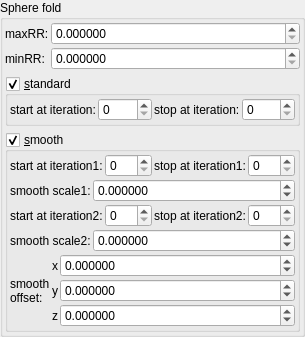
    <widget class="QGroupBox" name="groupBox_2">
     <property name="title">
      <string>Sphere fold</string>
     </property>
     <layout class="QVBoxLayout" name="verticalLayout_6">
      <property name="leftMargin">
       <number>2</number>
      </property>
      <property name="topMargin">
       <number>2</number>
      </property>
      <property name="rightMargin">
       <number>2</number>
      </property>
      <property name="bottomMargin">
       <number>2</number>
      </property>
      <item>
       <layout class="QGridLayout" name="gridLayout_36" columnstretch="0,1">
        <property name="spacing">
         <number>2</number>
        </property>
        <item row="0" column="1">
         <widget class="MyDoubleSpinBox" name="spinbox_transf_maxR2_1">
          <property name="sizePolicy">
           <sizepolicy hsizetype="Minimum" vsizetype="Maximum">
            <horstretch>0</horstretch>
            <verstretch>0</verstretch>
           </sizepolicy>
          </property>
          <property name="prefix">
           <string/>
          </property>
          <property name="suffix">
           <string/>
          </property>
          <property name="decimals">
           <number>6</number>
          </property>
          <property name="minimum">
           <double>0.000000000000000</double>
          </property>
          <property name="maximum">
           <double>99.989999999999995</double>
          </property>
          <property name="singleStep">
           <double>0.100000000000000</double>
          </property>
         </widget>
        </item>
        <item row="1" column="1">
         <widget class="MyDoubleSpinBox" name="spinbox_transf_minR2_p25">
          <property name="sizePolicy">
           <sizepolicy hsizetype="Minimum" vsizetype="Maximum">
            <horstretch>0</horstretch>
            <verstretch>0</verstretch>
           </sizepolicy>
          </property>
          <property name="prefix">
           <string/>
          </property>
          <property name="suffix">
           <string/>
          </property>
          <property name="decimals">
           <number>6</number>
          </property>
          <property name="minimum">
           <double>0.000000000000000</double>
          </property>
          <property name="maximum">
           <double>99.989999999999995</double>
          </property>
          <property name="singleStep">
           <double>0.100000000000000</double>
          </property>
         </widget>
        </item>
        <item row="1" column="0">
         <widget class="QLabel" name="label_32">
          <property name="text">
           <string>minRR:</string>
          </property>
         </widget>
        </item>
        <item row="0" column="0">
         <widget class="QLabel" name="label_25">
          <property name="text">
           <string>maxRR:</string>
          </property>
         </widget>
        </item>
       </layout>
      </item>
      <item>
       <widget class="MyGroupBox" name="groupCheck_transf_function_enabledCx_false">
        <property name="toolTip">
         <string>&lt;html&gt;&lt;head/&gt;&lt;body&gt;&lt;p&gt;Cpixel is CVector3 c = ( c.x, c.y, c.z). It is each original point (pixel) in 3D space where the iteration starts from, ( c = original z for each point .) It is commonly found in formula structures z = f(z) + c.&lt;/p&gt;&lt;p&gt;The Cpixel multiplier effectively scales this point &amp;quot;c&amp;quot;.&lt;/p&gt;&lt;p&gt;This transform allows the swapping of the order of the &amp;quot;CVector3 c&amp;quot; components before being multiplied by &amp;quot;CVector3 z&amp;quot; components.&lt;/p&gt;&lt;/body&gt;&lt;/html&gt;</string>
        </property>
        <property name="title">
         <string>&amp;standard</string>
        </property>
        <property name="checkable">
         <bool>true</bool>
        </property>
        <layout class="QVBoxLayout" name="verticalLayout_51">
         <property name="spacing">
          <number>2</number>
         </property>
         <property name="leftMargin">
          <number>2</number>
         </property>
         <property name="topMargin">
          <number>2</number>
         </property>
         <property name="rightMargin">
          <number>2</number>
         </property>
         <property name="bottomMargin">
          <number>2</number>
         </property>
         <item>
          <layout class="QGridLayout" name="gridLayout_78">
           <property name="spacing">
            <number>2</number>
           </property>
           <item row="3" column="0">
            <widget class="QLabel" name="label_70">
             <property name="text">
              <string>start at iteration:</string>
             </property>
            </widget>
           </item>
           <item row="3" column="1">
            <widget class="MySpinBox" name="spinboxInt_transf_start_iterations_S">
             <property name="sizePolicy">
              <sizepolicy hsizetype="Minimum" vsizetype="Maximum">
               <horstretch>0</horstretch>
               <verstretch>0</verstretch>
              </sizepolicy>
             </property>
             <property name="minimum">
              <number>0</number>
             </property>
             <property name="maximum">
              <number>999</number>
             </property>
             <property name="value">
              <number>0</number>
             </property>
            </widget>
           </item>
           <item row="3" column="2">
            <widget class="QLabel" name="label_50">
             <property name="text">
              <string>stop at iteration:</string>
             </property>
            </widget>
           </item>
           <item row="3" column="3">
            <widget class="MySpinBox" name="spinboxInt_transf_stop_iterations_S">
             <property name="sizePolicy">
              <sizepolicy hsizetype="Preferred" vsizetype="Maximum">
               <horstretch>0</horstretch>
               <verstretch>0</verstretch>
              </sizepolicy>
             </property>
             <property name="maximum">
              <number>999</number>
             </property>
            </widget>
           </item>
          </layout>
         </item>
        </layout>
       </widget>
      </item>
      <item>
       <widget class="MyGroupBox" name="groupCheck_transf_function_enabledCy">
        <property name="toolTip">
         <string>&lt;html&gt;&lt;head/&gt;&lt;body&gt;&lt;p&gt;Cpixel is CVector3 c = ( c.x, c.y, c.z). It is each original point (pixel) in 3D space where the iteration starts from, ( c = original z for each point .) It is commonly found in formula structures z = f(z) + c.&lt;/p&gt;&lt;p&gt;The Cpixel multiplier effectively scales this point &amp;quot;c&amp;quot;.&lt;/p&gt;&lt;p&gt;This transform allows the swapping of the order of the &amp;quot;CVector3 c&amp;quot; components before being multiplied by &amp;quot;CVector3 z&amp;quot; components.&lt;/p&gt;&lt;/body&gt;&lt;/html&gt;</string>
        </property>
        <property name="title">
         <string>&amp;smooth</string>
        </property>
        <property name="checkable">
         <bool>true</bool>
        </property>
        <layout class="QVBoxLayout" name="verticalLayout_52">
         <property name="spacing">
          <number>2</number>
         </property>
         <property name="leftMargin">
          <number>2</number>
         </property>
         <property name="topMargin">
          <number>2</number>
         </property>
         <property name="rightMargin">
          <number>2</number>
         </property>
         <property name="bottomMargin">
          <number>2</number>
         </property>
         <item>
          <layout class="QGridLayout" name="gridLayout_80">
           <property name="spacing">
            <number>2</number>
           </property>
           <item row="3" column="0">
            <widget class="QLabel" name="label_72">
             <property name="text">
              <string>start at iteration1:</string>
             </property>
            </widget>
           </item>
           <item row="3" column="1">
            <widget class="MySpinBox" name="spinboxInt_transf_start_iterations_X">
             <property name="sizePolicy">
              <sizepolicy hsizetype="Minimum" vsizetype="Maximum">
               <horstretch>0</horstretch>
               <verstretch>0</verstretch>
              </sizepolicy>
             </property>
             <property name="minimum">
              <number>0</number>
             </property>
             <property name="maximum">
              <number>999</number>
             </property>
             <property name="value">
              <number>0</number>
             </property>
            </widget>
           </item>
           <item row="3" column="2">
            <widget class="QLabel" name="label_52">
             <property name="text">
              <string>stop at iteration1:</string>
             </property>
            </widget>
           </item>
           <item row="3" column="3">
            <widget class="MySpinBox" name="spinboxInt_transf_stop_iterations_X">
             <property name="sizePolicy">
              <sizepolicy hsizetype="Preferred" vsizetype="Maximum">
               <horstretch>0</horstretch>
               <verstretch>0</verstretch>
              </sizepolicy>
             </property>
             <property name="maximum">
              <number>999</number>
             </property>
            </widget>
           </item>
          </layout>
         </item>
         <item>
          <layout class="QGridLayout" name="gridLayout_37" columnstretch="0,1">
           <property name="spacing">
            <number>2</number>
           </property>
           <item row="0" column="0">
            <widget class="QLabel" name="label_26">
             <property name="text">
              <string>smooth scale1:</string>
             </property>
            </widget>
           </item>
           <item row="0" column="1">
            <widget class="MyDoubleSpinBox" name="spinbox_transf_scaleA_3">
             <property name="sizePolicy">
              <sizepolicy hsizetype="Minimum" vsizetype="Maximum">
               <horstretch>0</horstretch>
               <verstretch>0</verstretch>
              </sizepolicy>
             </property>
             <property name="prefix">
              <string/>
             </property>
             <property name="suffix">
              <string/>
             </property>
             <property name="decimals">
              <number>6</number>
             </property>
             <property name="minimum">
              <double>-99.989999999999995</double>
             </property>
             <property name="maximum">
              <double>99.989999999999995</double>
             </property>
             <property name="singleStep">
              <double>0.100000000000000</double>
             </property>
            </widget>
           </item>
          </layout>
         </item>
         <item>
          <layout class="QGridLayout" name="gridLayout_86">
           <property name="spacing">
            <number>2</number>
           </property>
           <item row="3" column="0">
            <widget class="QLabel" name="label_87">
             <property name="text">
              <string>start at iteration2:</string>
             </property>
            </widget>
           </item>
           <item row="3" column="1">
            <widget class="MySpinBox" name="spinboxInt_transf_start_iterations_Y">
             <property name="sizePolicy">
              <sizepolicy hsizetype="Minimum" vsizetype="Maximum">
               <horstretch>0</horstretch>
               <verstretch>0</verstretch>
              </sizepolicy>
             </property>
             <property name="minimum">
              <number>0</number>
             </property>
             <property name="maximum">
              <number>999</number>
             </property>
             <property name="value">
              <number>0</number>
             </property>
            </widget>
           </item>
           <item row="3" column="2">
            <widget class="QLabel" name="label_60">
             <property name="text">
              <string>stop at iteration2:</string>
             </property>
            </widget>
           </item>
           <item row="3" column="3">
            <widget class="MySpinBox" name="spinboxInt_transf_stop_iterations_Y">
             <property name="sizePolicy">
              <sizepolicy hsizetype="Preferred" vsizetype="Maximum">
               <horstretch>0</horstretch>
               <verstretch>0</verstretch>
              </sizepolicy>
             </property>
             <property name="maximum">
              <number>999</number>
             </property>
            </widget>
           </item>
          </layout>
         </item>
         <item>
          <layout class="QGridLayout" name="gridLayout_12" columnstretch="0,1">
           <item row="3" column="0">
            <widget class="QLabel" name="label_33">
             <property name="text">
              <string>smooth scale2:</string>
             </property>
            </widget>
           </item>
           <item row="3" column="1">
            <widget class="MyDoubleSpinBox" name="spinbox_transf_scaleB_3">
             <property name="sizePolicy">
              <sizepolicy hsizetype="Minimum" vsizetype="Maximum">
               <horstretch>0</horstretch>
               <verstretch>0</verstretch>
              </sizepolicy>
             </property>
             <property name="prefix">
              <string/>
             </property>
             <property name="suffix">
              <string/>
             </property>
             <property name="decimals">
              <number>6</number>
             </property>
             <property name="minimum">
              <double>-99.989999999999995</double>
             </property>
             <property name="maximum">
              <double>99.989999999999995</double>
             </property>
             <property name="singleStep">
              <double>0.100000000000000</double>
             </property>
            </widget>
           </item>
          </layout>
         </item>
         <item>
          <layout class="QGridLayout" name="gridLayout_19" columnstretch="0,0,1">
           <property name="spacing">
            <number>2</number>
           </property>
           <item row="1" column="1">
            <widget class="QLabel" name="label_125">
             <property name="sizePolicy">
              <sizepolicy hsizetype="Preferred" vsizetype="Preferred">
               <horstretch>0</horstretch>
               <verstretch>0</verstretch>
              </sizepolicy>
             </property>
             <property name="text">
              <string notr="true">y</string>
             </property>
             <property name="alignment">
              <set>Qt::AlignRight|Qt::AlignTrailing|Qt::AlignVCenter</set>
             </property>
            </widget>
           </item>
           <item row="0" column="0" rowspan="3">
            <widget class="QLabel" name="label_18">
             <property name="text">
              <string>smooth
offset:</string>
             </property>
            </widget>
           </item>
           <item row="0" column="1">
            <widget class="QLabel" name="label_126">
             <property name="sizePolicy">
              <sizepolicy hsizetype="Preferred" vsizetype="Preferred">
               <horstretch>0</horstretch>
               <verstretch>0</verstretch>
              </sizepolicy>
             </property>
             <property name="text">
              <string notr="true">x</string>
             </property>
             <property name="alignment">
              <set>Qt::AlignRight|Qt::AlignTrailing|Qt::AlignVCenter</set>
             </property>
            </widget>
           </item>
           <item row="0" column="2">
            <widget class="MyDoubleSpinBox" name="spinbox3_transf_offsetA_000_x">
             <property name="sizePolicy">
              <sizepolicy hsizetype="Minimum" vsizetype="Maximum">
               <horstretch>0</horstretch>
               <verstretch>0</verstretch>
              </sizepolicy>
             </property>
             <property name="prefix">
              <string/>
             </property>
             <property name="suffix">
              <string/>
             </property>
             <property name="decimals">
              <number>6</number>
             </property>
             <property name="minimum">
              <double>-100.000000000000000</double>
             </property>
             <property name="maximum">
              <double>100.000000000000000</double>
             </property>
             <property name="singleStep">
              <double>0.100000000000000</double>
             </property>
            </widget>
           </item>
           <item row="2" column="1">
            <widget class="QLabel" name="label_124">
             <property name="sizePolicy">
              <sizepolicy hsizetype="Preferred" vsizetype="Preferred">
               <horstretch>0</horstretch>
               <verstretch>0</verstretch>
              </sizepolicy>
             </property>
             <property name="text">
              <string notr="true">z</string>
             </property>
             <property name="alignment">
              <set>Qt::AlignRight|Qt::AlignTrailing|Qt::AlignVCenter</set>
             </property>
            </widget>
           </item>
           <item row="1" column="2">
            <widget class="MyDoubleSpinBox" name="spinbox3_transf_offsetA_000_y">
             <property name="sizePolicy">
              <sizepolicy hsizetype="Minimum" vsizetype="Maximum">
               <horstretch>0</horstretch>
               <verstretch>0</verstretch>
              </sizepolicy>
             </property>
             <property name="prefix">
              <string/>
             </property>
             <property name="suffix">
              <string/>
             </property>
             <property name="decimals">
              <number>6</number>
             </property>
             <property name="minimum">
              <double>-100.000000000000000</double>
             </property>
             <property name="maximum">
              <double>100.000000000000000</double>
             </property>
             <property name="singleStep">
              <double>0.100000000000000</double>
             </property>
            </widget>
           </item>
           <item row="2" column="2">
            <widget class="MyDoubleSpinBox" name="spinbox3_transf_offsetA_000_z">
             <property name="sizePolicy">
              <sizepolicy hsizetype="Minimum" vsizetype="Maximum">
               <horstretch>0</horstretch>
               <verstretch>0</verstretch>
              </sizepolicy>
             </property>
             <property name="prefix">
              <string/>
             </property>
             <property name="suffix">
              <string/>
             </property>
             <property name="decimals">
              <number>6</number>
             </property>
             <property name="minimum">
              <double>-100.000000000000000</double>
             </property>
             <property name="maximum">
              <double>100.000000000000000</double>
             </property>
             <property name="singleStep">
              <double>0.100000000000000</double>
             </property>
            </widget>
           </item>
          </layout>
         </item>
        </layout>
       </widget>
      </item>
     </layout>
    </widget>
